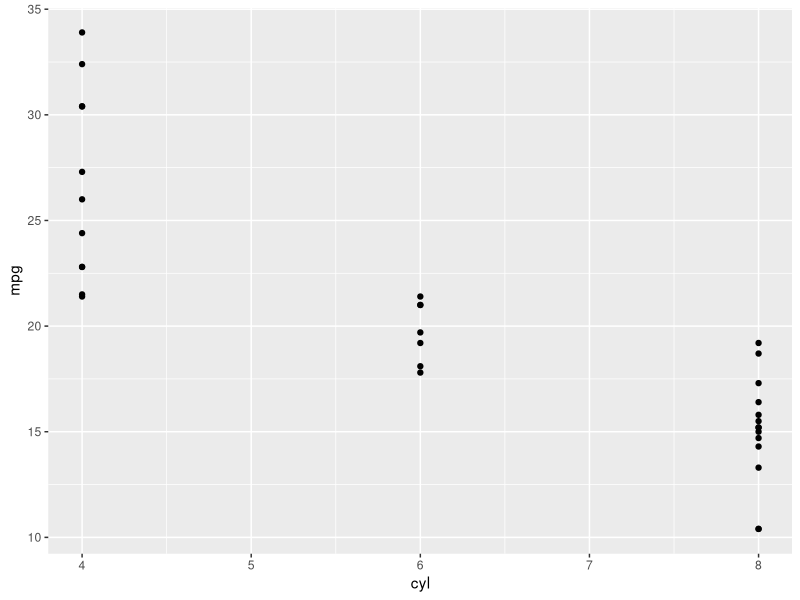
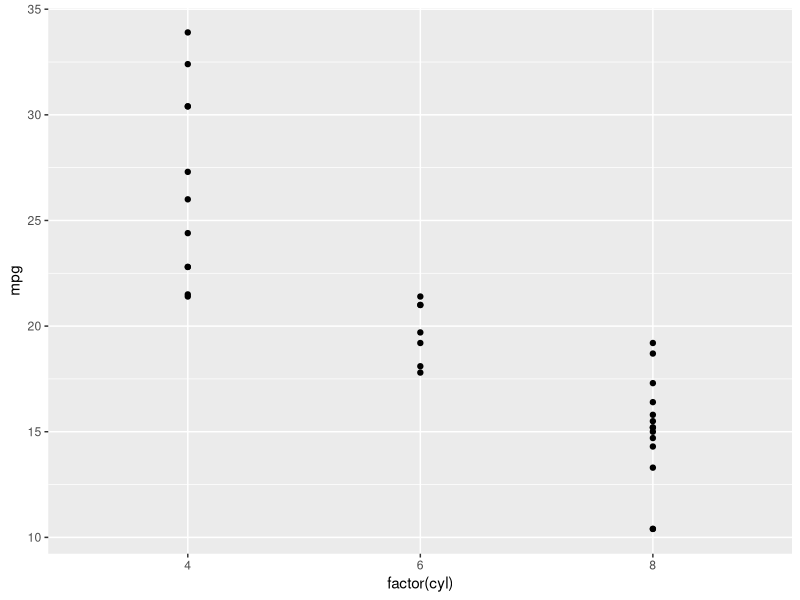
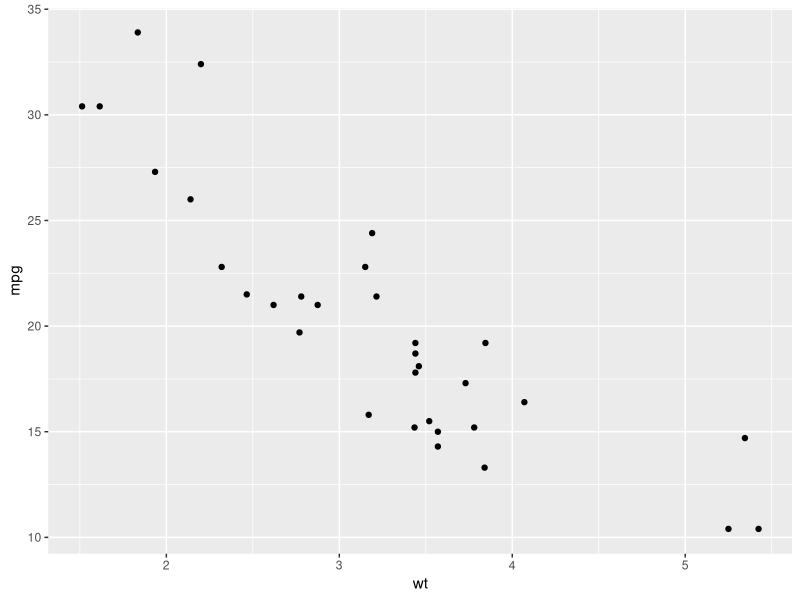
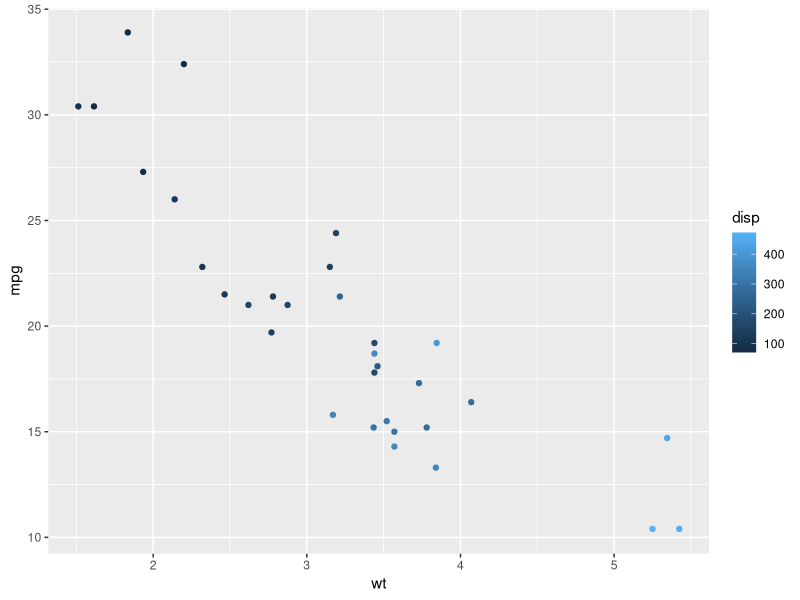
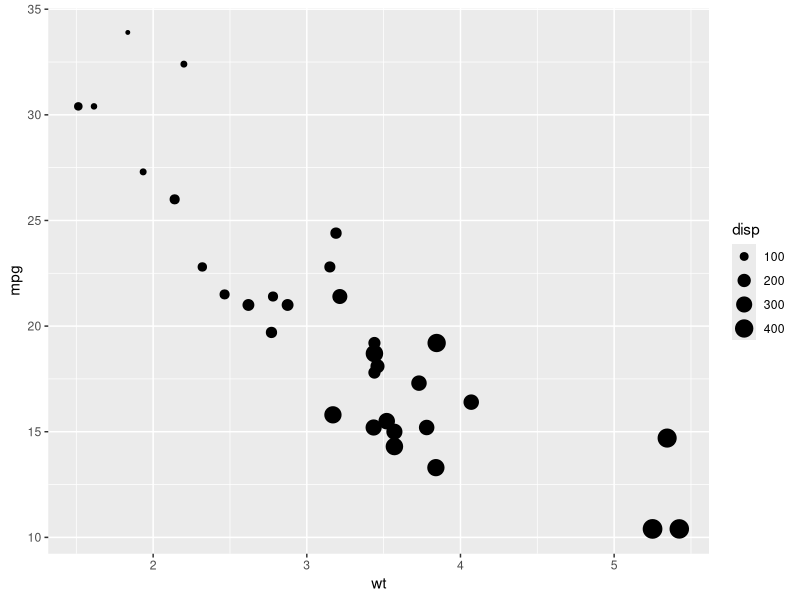
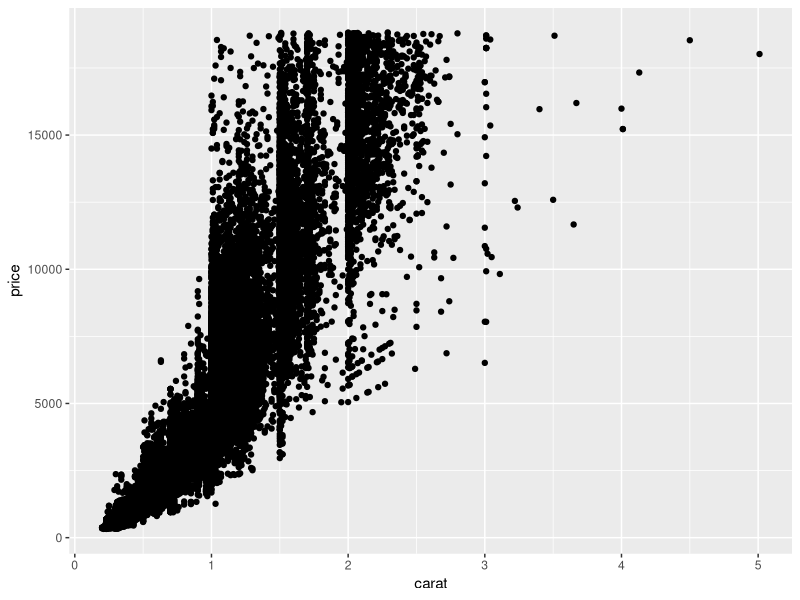
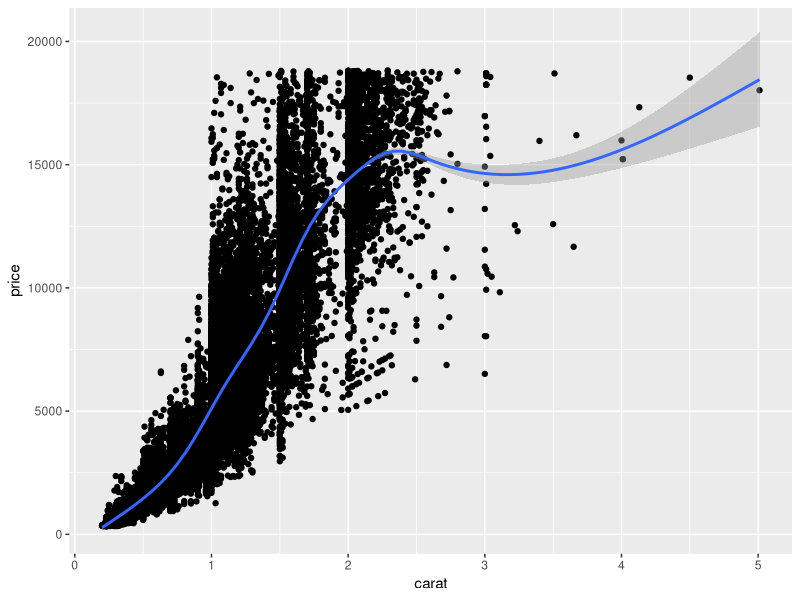
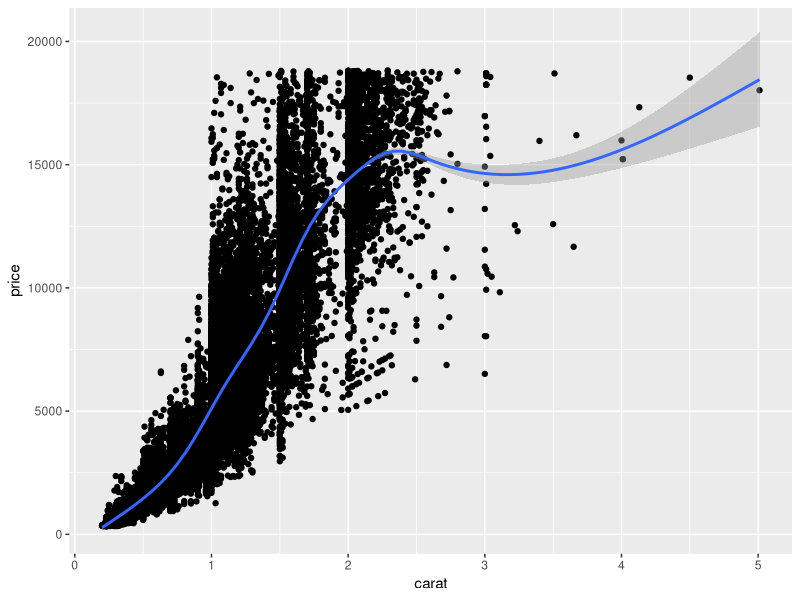

Recreate these plots in R, in order.
# Load the ggplot2 package
library(ggplot2)

# Explore the mtcars data frame with str()
str(mtcars)

# Execute the following command
ggplot(mtcars, aes(x = cyl, y = mpg)) +
  geom_point()

# Change the command below so that cyl is treated as factor
ggplot(mtcars, aes(x = factor(cyl), y = mpg)) +
  geom_point()

# A scatter plot has been made for you
ggplot(mtcars, aes(x = wt, y = mpg)) +
  geom_point()

# Replace ___ with the correct column
ggplot(mtcars, aes(x = wt, y = mpg, color = disp)) +
  geom_point()

# Replace ___ with the correct column
ggplot(mtcars, aes(x = wt, y = mpg, size = disp)) +
  geom_point()

# Add geom_point() with +
ggplot(diamonds, aes(x = carat, y = price))+geom_point()


# Add geom_point() and geom_smooth() with +
ggplot(diamonds, aes(x = carat, y = price))+geom_point()+geom_smooth()

# 1 - The plot you created in the previous exercise
ggplot(diamonds, aes(x = carat, y = price)) +
  geom_point() +
  geom_smooth()

# 2 - Copy the above command but show only the smooth line
ggplot(diamonds, aes(x = carat, y = price)) +
  geom_smooth()

# 3 - Copy the above command and assign the correct value to col in aes()
ggplot(diamonds, aes(x = carat, y = price,color=clarity)) +
  geom_smooth()

# 4 - Keep the color settings from previous command. Plot only the points with argument alpha.
ggplot(diamonds, aes(x = carat, y = price,color=clarity)) + geom_point(alpha=0.4)

# Create the object containing the data and aes layers: dia_plot
dia_plot <- ggplot(diamonds, aes(x = carat, y = price))

# Add a geom layer with + and geom_point()
dia_plot + geom_point()

# Add the same geom layer, but with aes() inside
dia_plot + geom_point(aes(color = clarity))

# 1 - The dia_plot object has been created for you
dia_plot <- ggplot(diamonds, aes(x = carat, y = price))

# 2 - Expand dia_plot by adding geom_point() with alpha set to 0.2
dia_plot <- dia_plot + geom_point(alpha=0.2)

# 3 - Plot dia_plot with additional geom_smooth() with se set to FALSE
dia_plot + geom_smooth(se = FALSE)

# 4 - Copy the command from above and add aes() with the correct mapping to geom_smooth()
dia_plot + geom_smooth(aes(col = clarity), se = FALSE)

# Plot the correct variables of mtcars
plot(mtcars$wt, mtcars$mpg, col = mtcars$cyl)

# Change cyl inside mtcars to a factor
mtcars$fcyl <- as.factor(mtcars$cyl)

# Make the same plot as in the first instruction
plot(mtcars$wt, mtcars$mpg,col=mtcars$fcyl)